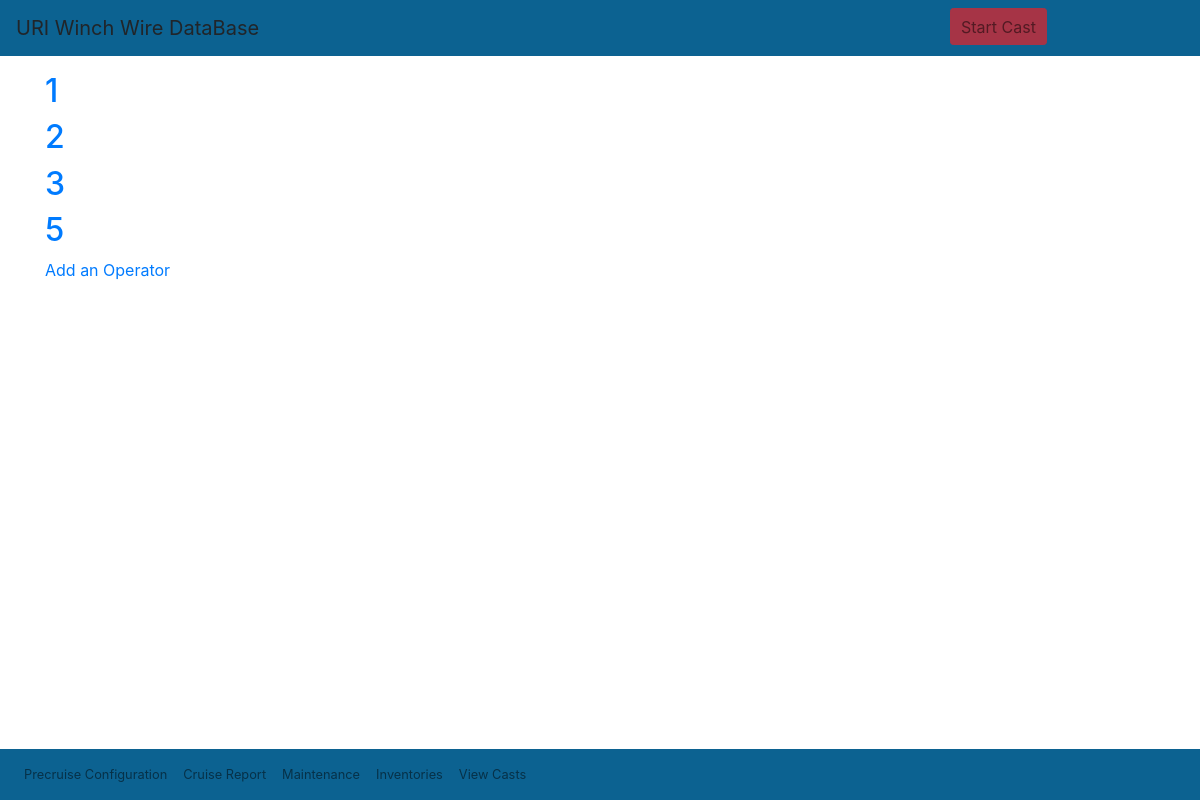
Page /wwdb/operatorlist/ on the earlier database version.
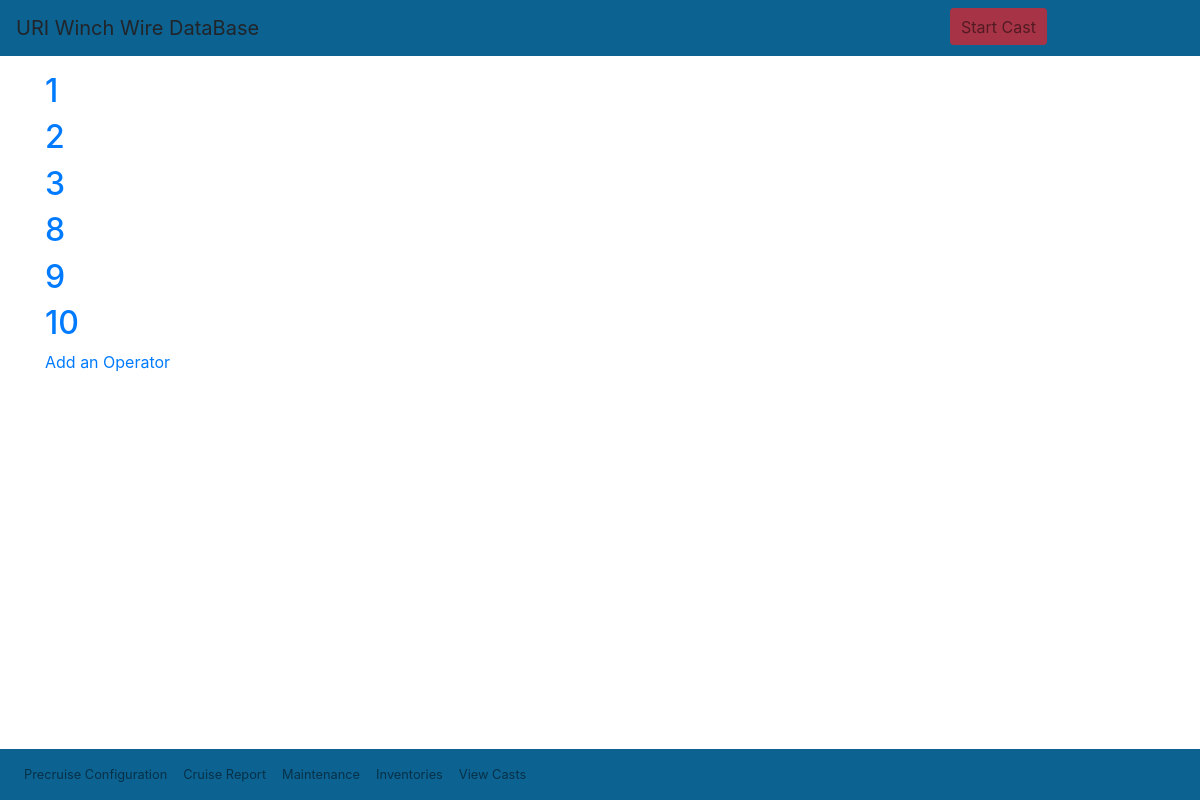
Same page on the later database version.
### wwdb/models.py (models this page shows, shortened)
class WinchOperator(models.Model):
    id = models.AutoField(db_column='Id', primary_key=True, blank=True, null=False)  # Field name made lowercase. This field type is a guess.
    status = models.BooleanField(db_column='Status', blank=True, null=True, verbose_name='Status')  # Field name made lowercase.
    firstname = models.TextField(db_column='FirstName', blank=True, null=True, verbose_name='First name')  # Field name made lowercase.
    lastname = models.TextField(db_column='LastName', blank=True, null=True, verbose_name='Last name')  # Field name made lowercase.
    username = models.TextField(db_column='UserName', blank=True, null=True, verbose_name='User name')  # Field name made lowercase.
    class Meta:
        managed = True
        db_table = 'WinchOperator'
        verbose_name_plural = "WinchOperator"

### wwdb/views.py (the view)
# urls.py: path('operatorlist/', OperatorList.as_view(), name='operatorlist'),
class OperatorList(ListView):
    model = WinchOperator
    template_name="wwdb/operatorlist.html"

### wwdb/templates/wwdb/operatorlist.html (shortened to what this page needs)
{% extends "wwdb/base.html" %}
{% block content %}
{% for operator in winchoperator_list %}
<div class="operator-entry">
    <h2><a href="{% url 'operatordetail' operator.pk %}">{{operator.id}}</a></h2>
</div>
{% endfor %}
<a href="{% url 'operatoradd' %}"> Add an Operator</a>
{% endblock content %}

Differences in the rows shown:
removed WinchOperator: id "5"
added WinchOperator: id "8"
added WinchOperator: id "9"
added WinchOperator: id "10"
